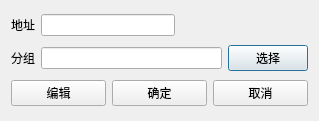
<?xml version="1.0" encoding="UTF-8"?>
<ui version="4.0">
 <class>EmailInfoDialog</class>
 <widget class="QDialog" name="EmailInfoDialog">
  <property name="geometry">
   <rect>
    <x>0</x>
    <y>0</y>
    <width>319</width>
    <height>121</height>
   </rect>
  </property>
  <property name="windowTitle">
   <string>Email详情</string>
  </property>
  <layout class="QHBoxLayout" name="horizontalLayout_4">
   <item>
    <layout class="QVBoxLayout" name="verticalLayout">
     <item>
      <layout class="QHBoxLayout" name="horizontalLayout">
       <item>
        <widget class="QLabel" name="label">
         <property name="text">
          <string>地址</string>
         </property>
        </widget>
       </item>
       <item>
        <widget class="QLineEdit" name="emailLineEdit"/>
       </item>
       <item>
        <spacer name="horizontalSpacer">
         <property name="orientation">
          <enum>Qt::Horizontal</enum>
         </property>
         <property name="sizeHint" stdset="0">
          <size>
           <width>40</width>
           <height>20</height>
          </size>
         </property>
        </spacer>
       </item>
      </layout>
     </item>
     <item>
      <layout class="QHBoxLayout" name="horizontalLayout_2">
       <item>
        <widget class="QLabel" name="label_2">
         <property name="text">
          <string>分组</string>
         </property>
        </widget>
       </item>
       <item>
        <widget class="QLineEdit" name="groupLineEdit">
         <property name="readOnly">
          <bool>true</bool>
         </property>
        </widget>
       </item>
       <item>
        <widget class="QPushButton" name="groupSelectPushButton">
         <property name="text">
          <string>选择</string>
         </property>
        </widget>
       </item>
      </layout>
     </item>
     <item>
      <layout class="QHBoxLayout" name="horizontalLayout_3">
       <item>
        <widget class="QPushButton" name="editPushButton">
         <property name="text">
          <string>编辑</string>
         </property>
        </widget>
       </item>
       <item>
        <widget class="QPushButton" name="okPushButton">
         <property name="text">
          <string>确定</string>
         </property>
        </widget>
       </item>
       <item>
        <widget class="QPushButton" name="cancelPushButton">
         <property name="text">
          <string>取消</string>
         </property>
        </widget>
       </item>
      </layout>
     </item>
    </layout>
   </item>
  </layout>
 </widget>
 <resources/>
 <connections/>
</ui>
